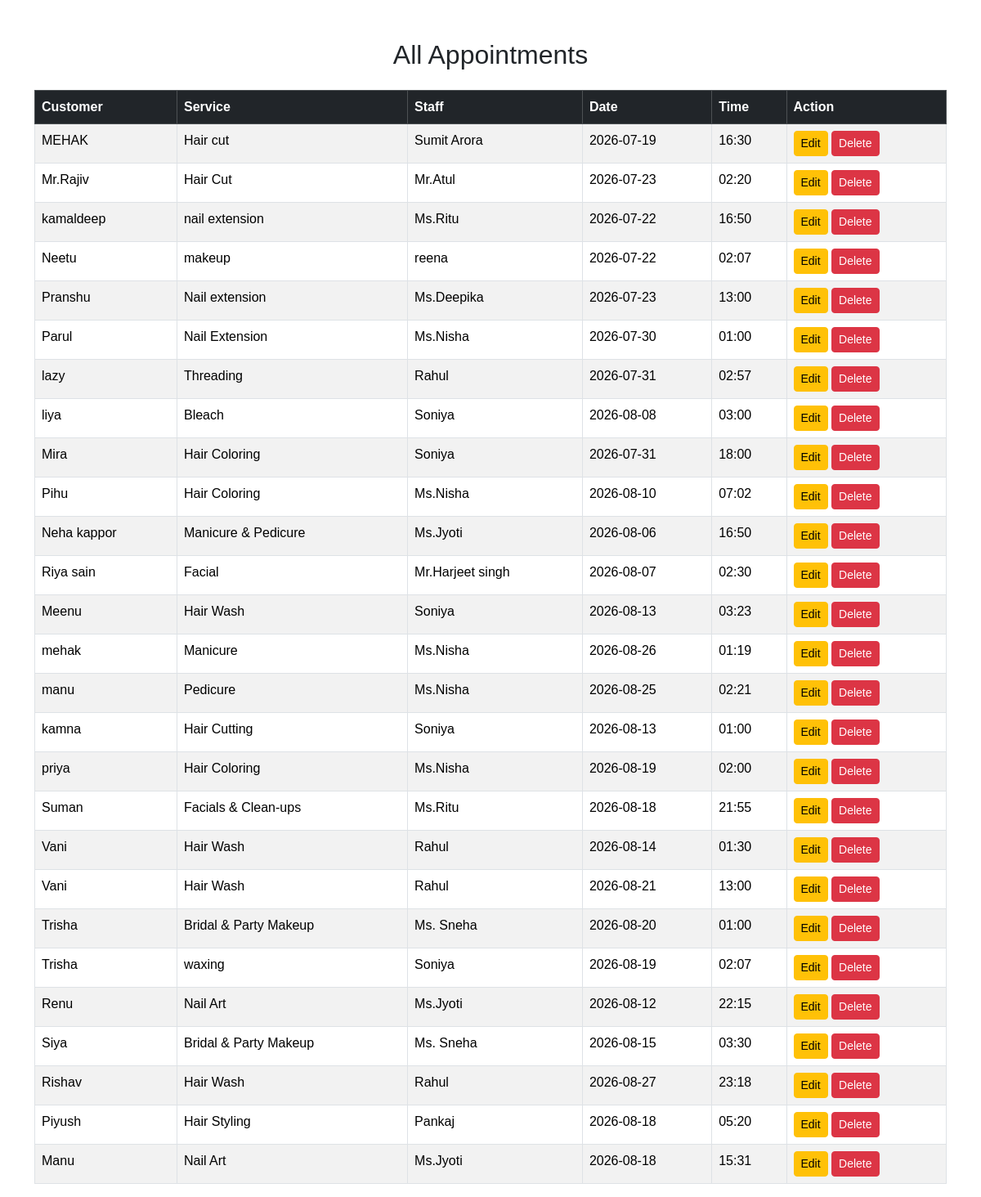
Before: /view_appointment with the older database file.
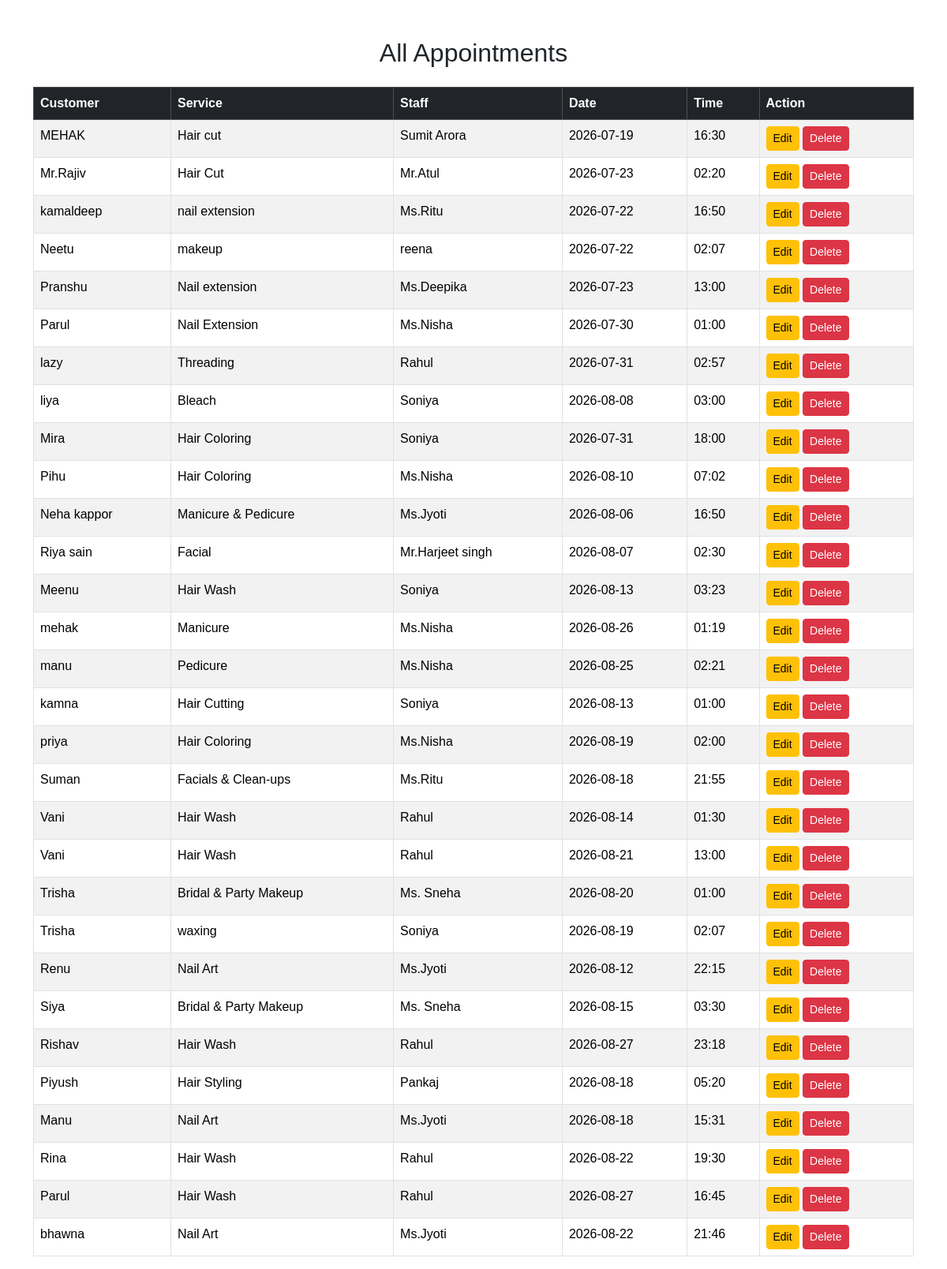
After: the same page with the newer database file.
### models.py (models this page shows)
class Appointment(db.Model):
    id = db.Column(db.Integer, primary_key=True)
    customer_name = db.Column(db.String(100), nullable=False)
    customer_gender = db.Column(db.String(10), nullable=True)
    service_name = db.Column(db.String(100), nullable=False)
    staff_name = db.Column(db.String(100), nullable=False)
    appointment_date = db.Column(db.String(20), nullable=False)
    appointment_time = db.Column(db.String(20), nullable=False)
    status = db.Column(db.String(20), default="Booked")

### app.py (the view)
@app.route('/view_appointment')
def view_appointment():
    appointment = Appointment.query.all()
    return render_template("view_appointment.html", appointment=appointment)

### templates/view_appointment.html
{% extends "base.html" %}
{% block content %}
<div class="container mt-5">
    <h2 class="text-center mb-4">All Appointments</h2>
    <table class="table table-bordered table-striped">
        <thead class="table-dark">
            <tr>
                <th>Customer</th>
                <th>Service</th>
                <th>Staff</th>
                <th>Date</th>
                <th>Time</th>
                <th>Action</th>
            </tr>
        </thead>
        <tbody>
        {% for appointment in appointment %}
        <tr>
            <td>{{ appointment.customer_name }}</td>
            <td>{{ appointment.service_name }}</td>
            <td>{{ appointment.staff_name }}</td>
            <td>{{ appointment.appointment_date }}</td>
            <td>{{ appointment.appointment_time }}</td>
            <td>
                <a href="/edit_appointment/{{ appointment.id }}"
                   class="btn btn-warning btn-sm">
                    Edit
                </a>
                <a href="/delete_appointment/{{ appointment.id }}"
                   class="btn btn-danger btn-sm">
                    Delete
                </a>
            </td>
        </tr>
        {% endfor %}
        </tbody>
    </table>
</div>
{% endblock %}

### templates/base.html (shortened to what this page needs)
<!DOCTYPE html>
<html>
<head>
    <link rel="stylesheet" href="{{ url_for('static', filename='css/style.css') }}">
       <link href="https://cdn.jsdelivr.net/npm/bootstrap@5.3.7/dist/css/bootstrap.min.css" rel="stylesheet">
</head>
<body>
<div >
{% block content %}
{% endblock %}
</div>
</body>
</html>

### static/css/style.css (style rules this page uses)
* { margin:0; padding:0; box-sizing:border-box; font-family:'Poppins',sans-serif; }
body { background:linear-gradient(135deg,#aa768b,#d9b5ef,#aecef4); min-height:100vh; }
body { font-family:'Poppins',sans-serif; background:#424142; }
body { background:linear-gradient(135deg,#fb9fc4,#fff5f8); font-family:'Poppins',sans-serif; }
html, body { background:linear-gradient(135deg,#f5ecef,#f9d7e1); font-family:'Poppins',sans-serif; margin:0; padding:0; width:100%; height:100%; }
html,body { margin:0; padding:0; width:100%; height:100%; }
html,body { margin: 0; padding: 0%; width: 100%; overflow-x: hidden; }
body { background: #f5f5f5; margin: 0; }
body { background:#f58ebf; }

Changed rows visible on the page:
added Appointment: customer_name "Rina", service_name "Hair Wash", staff_name "Rahul", appointment_date "2026-08-22", appointment_time "19:30"
added Appointment: customer_name "Parul", service_name "Hair Wash", staff_name "Rahul", appointment_date "2026-08-27", appointment_time "16:45"
added Appointment: customer_name "bhawna", service_name "Nail Art", staff_name "Ms.Jyoti", appointment_date "2026-08-22", appointment_time "21:46"
